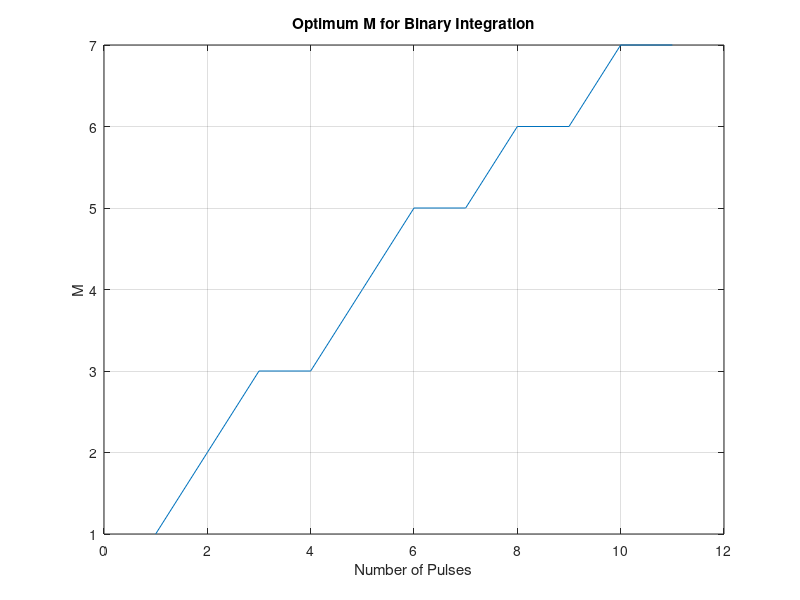

The MATLAB script that drew this image: (Note: this script raises an error after producing the figure.)
%% Optimum binary example
% Created by: Lee A. Harrison
% On: 10/11/2018

clear, clc

% Set the parameters
number_of_pulses = 10;
target_type = 'Swerling 0';

if strcmp(target_type, 'Swerling 0')
    alpha = 0.8;
    beta = -0.02;
elseif strcmp(target_type, 'Swerling 1')
    alpha = 0.8;
    beta = -0.02;
elseif strcmp(target_type, 'Swerling 2')
    alpha = 0.91;
    beta = -0.38;
elseif strcmp(target_type, 'Swerling 3')
    alpha = 0.8;
    beta = -0.02;
elseif strcmp(target_type, 'Swerling 4')
    alpha = 0.873;
    beta = -0.27;
end

% Calculate the optimum choice for M
n = 1:number_of_pulses + 1;
m_optimum = ceil(10.0 ^ beta * n .^ alpha);

% Plot the results
figure;
plot(n, m_optimum);
title('Optimum M for Binary Integration');
xlabel('Number of Pulses');
ylabel('M');
grid on;
plot_settings;